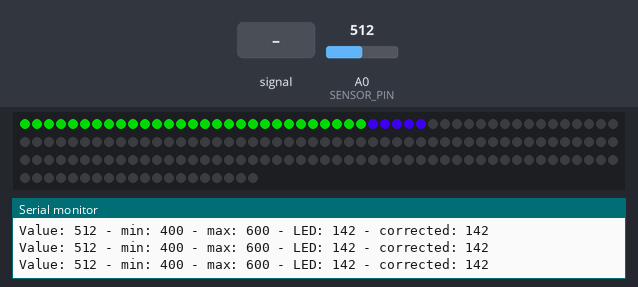
Simulated run of this sketch. Board: Arduino Uno, built with avr-gcc and run on an emulated ATmega328P. On the bench: 170 RGB LEDs in strip order, left to right, continuing on the next row, the last lines printed to the serial monitor. The inputs (shaded band) are chosen by the test bench; at power-on: A0 (SENSOR_PIN) = 512. Dim RGB values are drawn brighter than linear.

Above: at 1.2 s.
1.3 s: A0 (SENSOR_PIN) fed a 200 Hz sine of ±81 counts around its level
At 1.95 s:
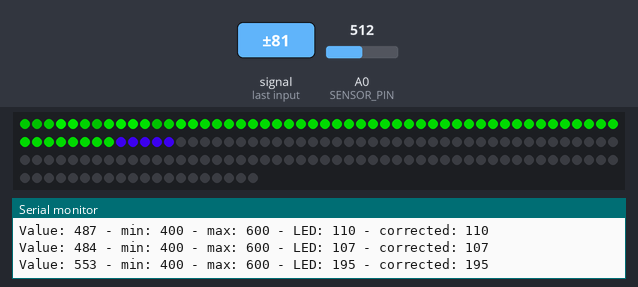
3.0 s: A0 (SENSOR_PIN) set to 390
At 5.86 s:
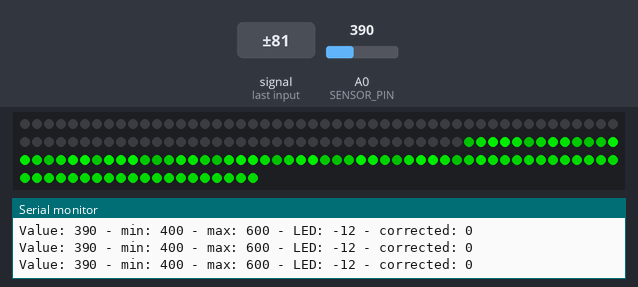
6.0 s: A0 (SENSOR_PIN) set to 410
At 6.49 s:
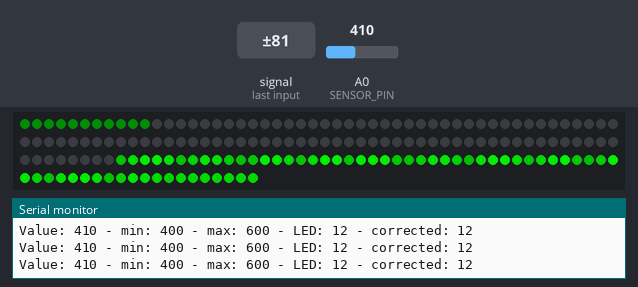
7.5 s: A0 (SENSOR_PIN) fed a 1000 Hz sine of ±255 counts around its level
At 7.71 s:
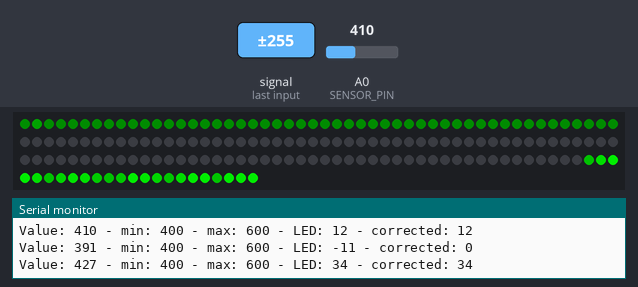
9.0 s: A0 (SENSOR_PIN) set to 511
At 15.4 s:
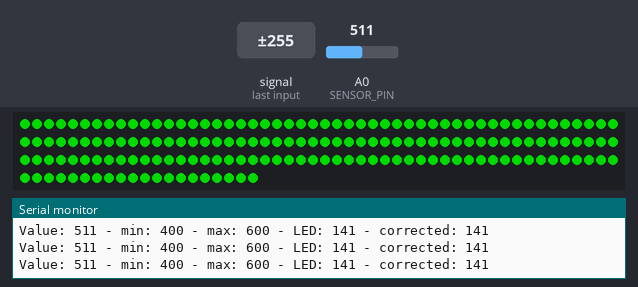
Timing chart, 0 to 15.7 s (numbered marks = the images above; inputs shaded):
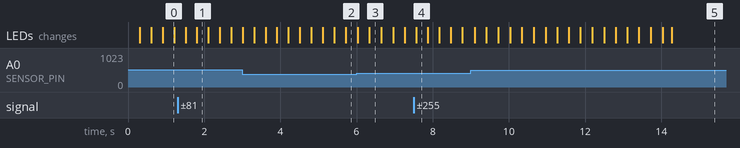

The sketch:

IRSensorLEDStrip.ino
```cpp
// this version uses MIDI so it requires the hardware serial, so no debugging on arduino pro

#include "FastLED.h"

#define SENSOR_PIN A0
#define CONTROL_PIN 11
#define NUM_LEDS 170

CRGB leds[NUM_LEDS];

// TODO use more defines

unsigned long time = 0;
int ledValue = 0;
int avg = 0;
int corrected = 0;

int rawMin = 400;
int rawMax = 600;

unsigned long ledTime = 0;
unsigned int ledInterval = 30;

uint8_t hue = 0;

void setup() {
  Serial.begin(57600);
//  FastLED.setBrightness(128);
  FastLED.addLeds<WS2811, CONTROL_PIN, GRB>(leds, NUM_LEDS);
  FastLED.clear();
  fill_solid(leds, 5, CRGB(50,0,200));
  FastLED.show();

}

// Define the number of samples to keep track of.  The higher the number,
// the more the readings will be smoothed, but the slower the output will
// respond to the input.  Using a constant rather than a normal variable lets
// use this value to determine the size of the readings array.
#define NUM_SAMPLES 16

int h_readings[NUM_SAMPLES];      // the readings from the analog input
int h_index = 0;                  // the index of the current reading
int h_total = 0;                  // the running total
unsigned int smoothed = 0;

void loop() {
  int raw = analogRead(SENSOR_PIN);
  // smooth input

  // subtract the last reading:
  h_total = h_total - h_readings[h_index];
  // read from the sensor:
  h_readings[h_index] = raw;
  // add the reading to the total:
  h_total = h_total + h_readings[h_index++];

  // if we're at the end of the array, restart
  if (h_index >= NUM_SAMPLES) h_index = 0;

  // calculate the average:
  smoothed = h_total / NUM_SAMPLES;

  ledValue = map(smoothed, rawMin, rawMax, 0, 255);
  //avg = int(float(avg) * 0.99 + float(ledValue) * 0.01);
  corrected = constrain(ledValue, 0, 255); // values are constrained to ensure it is in map, plus will not turn off outside range

  if (millis() > ledTime + ledInterval) {
    ledTime = millis();

    // push array along by 1, and set the new value to the 1st
    memmove8(&leds[1], &leds[0], (NUM_LEDS - 1) * sizeof(struct CRGB));
    leds[0].setRGB(0, corrected, 0);
    FastLED.show();
  }

  if (millis() > time + 100) {
    time = millis();
    Serial.print("Value: ");
    Serial.print(smoothed);
    Serial.print(" - min: ");
    Serial.print(rawMin);
    Serial.print(" - max: ");
    Serial.print(rawMax);
    Serial.print(" - LED: ");
    Serial.print(ledValue);
    Serial.print(" - corrected: ");
    Serial.print(corrected);
    Serial.println("");
  }
}
```
